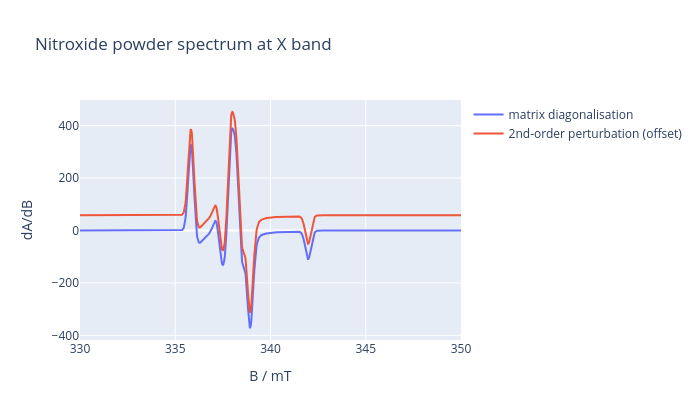

Source (notebook cell):
### Code cell
import plotly.graph_objects as go

fig = go.Figure()
fig.add_trace(go.Scatter(x=matrix.x, y=matrix.spec, mode="lines", name="matrix diagonalisation"))
fig.add_trace(
    go.Scatter(
        x=perturb.x, y=perturb.spec + 0.15 * matrix.spec.max(), mode="lines", name="2nd-order perturbation (offset)"
    )
)
fig.update_layout(
    title="Nitroxide powder spectrum at X band", xaxis_title="B / mT", yaxis_title="dA/dB", width=700, height=420
)
fig

### Figure 1 — Plotly figure (JSON) as saved in the notebook; plotly's stock layout.template omitted (floating-point values rounded to 4 significant figures; data arrays with more than 128 entries replaced by an {"elided": "..."} marker saying what was removed)
{"data": [{"mode": "lines", "name": "matrix diagonalisation", "x": {"elided": "1024 float values"}, "y": {"elided": "1024 float values"}, "type": "scatter"}, {"mode": "lines", "name": "2nd-order perturbation (offset)", "x": {"elided": "1024 float values"}, "y": {"elided": "1024 float values"}, "type": "scatter"}], "layout": {"title": {"text": "Nitroxide powder spectrum at X band"}, "xaxis": {"title": {"text": "B / mT"}}, "yaxis": {"title": {"text": "dA/dB"}}, "width": 700, "height": 420}}
